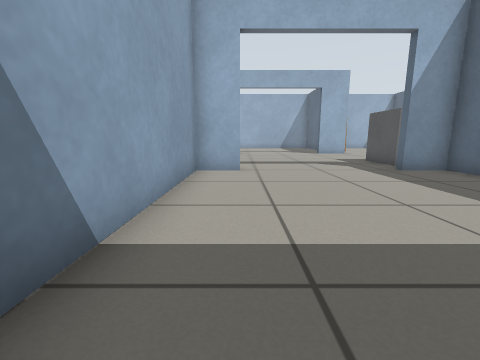
[1] (above)

24 first-person views from a walk through a Gazebo world. The camera is 0.5 m above the floor, tilts 10° down and sees 90° across. The floor is counted in squares, 0.5 m on a side. Each view is taken from the middle of a square. On the plan, view 1 faces up. The plan holds only what a view shows up to about 10 squares ahead; the rest is blank. Gazebo's built-in surfaces are drawn with simple patterns.

[2]
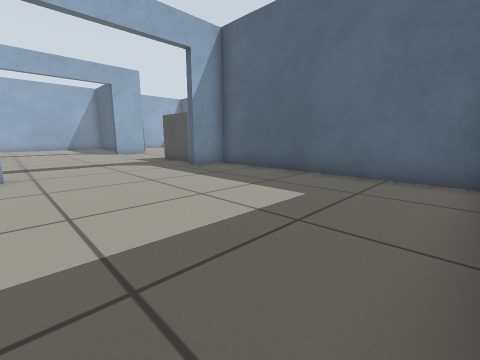

[3]
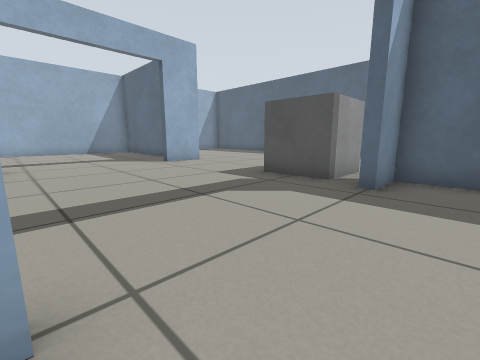

[4]
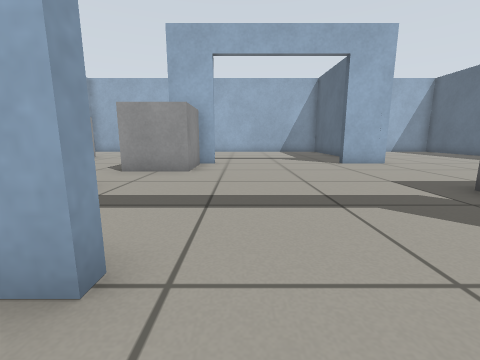

[5]
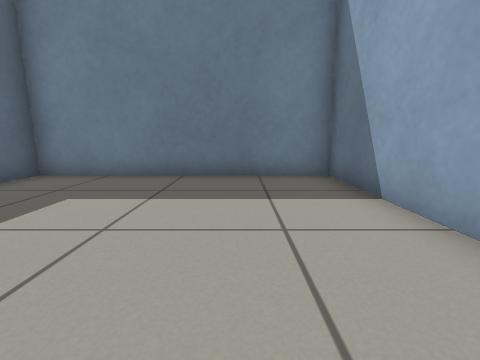

[6]
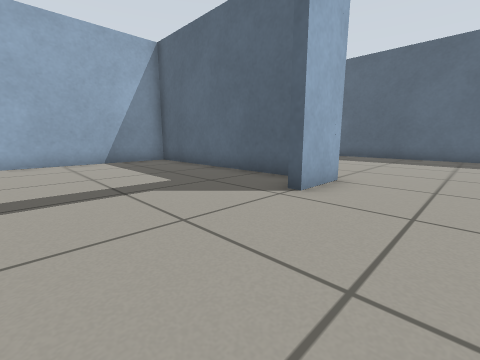

[7]
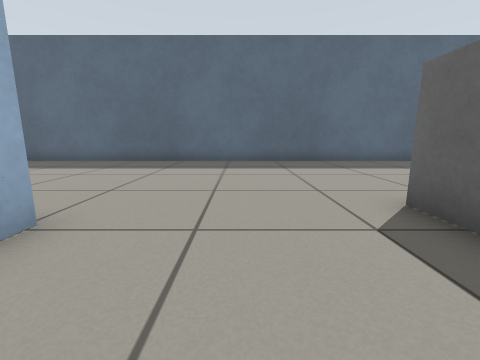

[8]
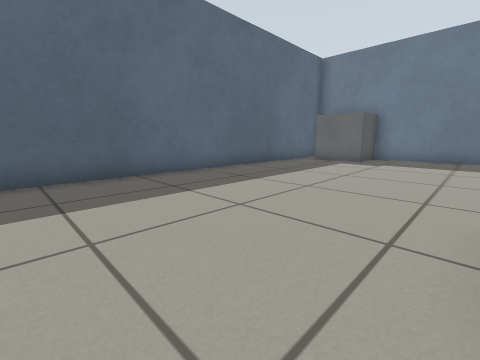

[9]
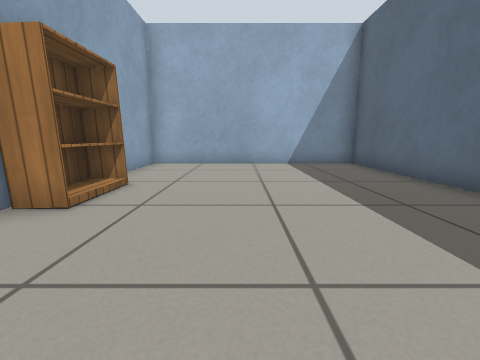

[10]
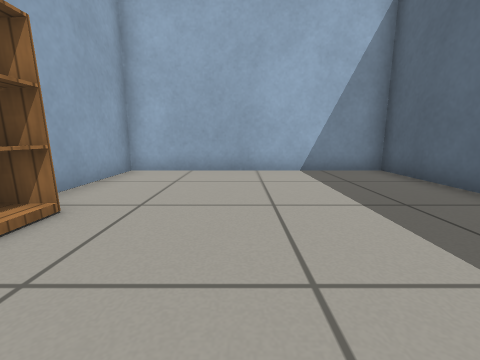

[11]
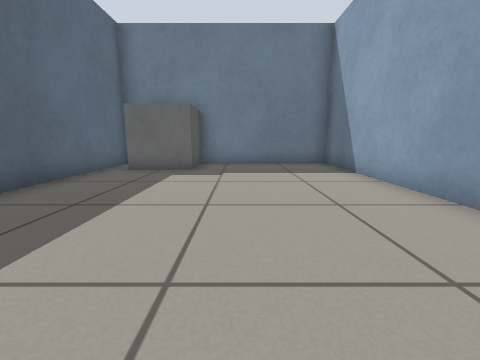

[12]
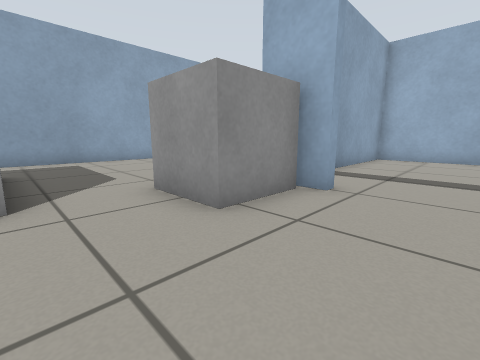

[13]
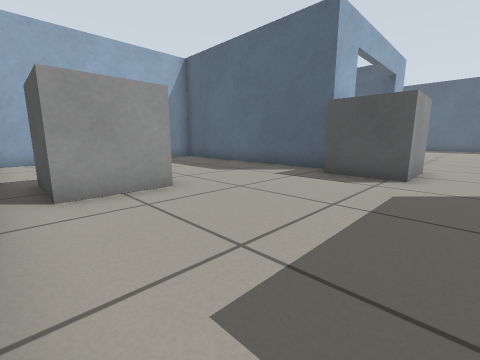

[14]
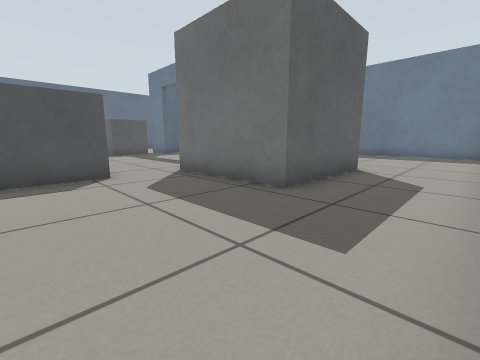

[15]
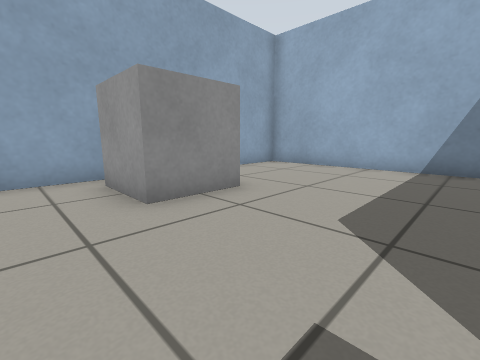

[16]
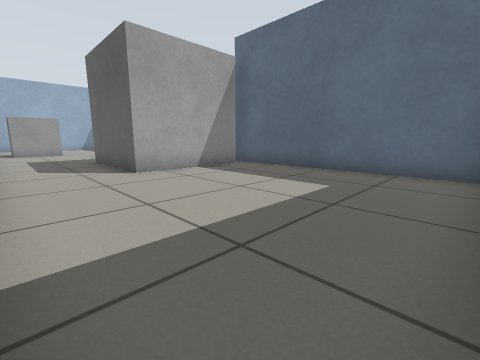

[17]
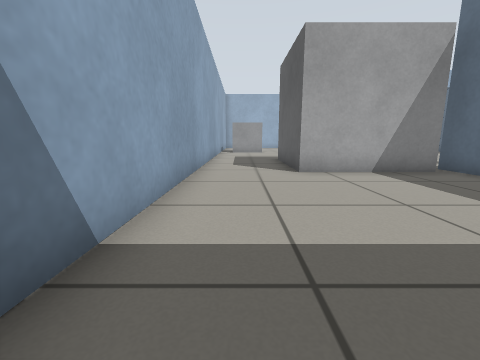

[18]
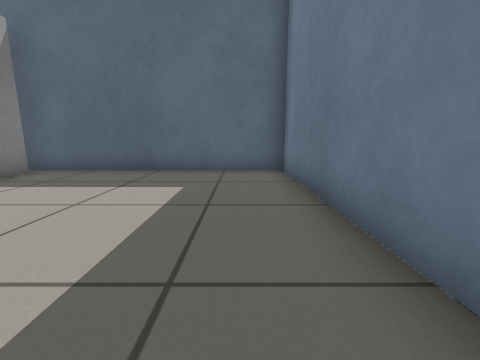

[19]
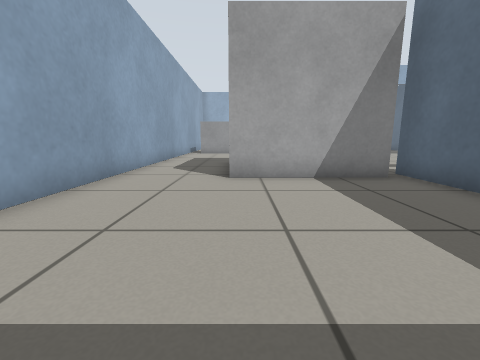

[20]
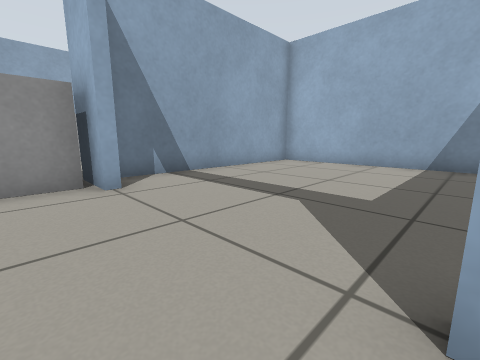

[21]
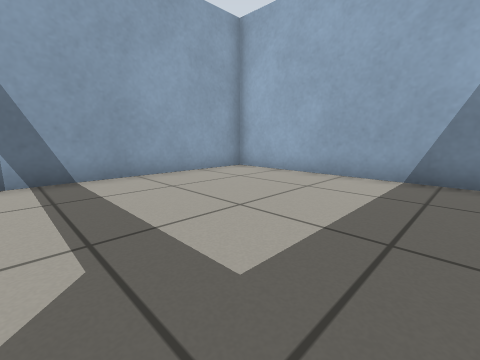

[22]
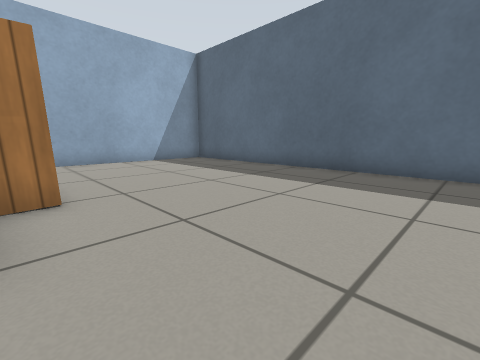

[23]
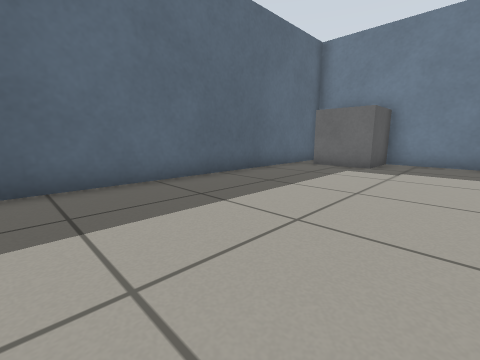

[24]
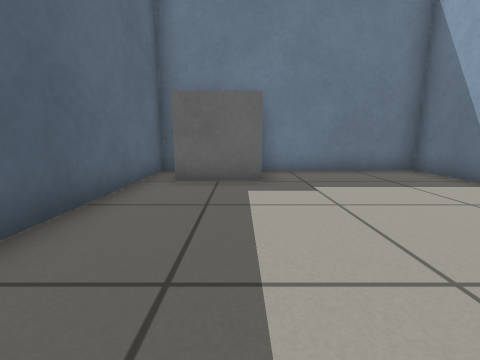

### Floor plan
Key: @ floor where view 1 was taken; # wall or solid block; . floor; D open door; B grey box; W wooden box; O other object.
Columns run from 10 left of view 1 to 15 right of it. Each row starts with its distance up from view 1.
 24 ##########################
 23 #.......#.......#........#
 22 #.......#.......#........#
 21 #.......#.......#........#
 20 #.......#.......##.......#
 19 #.......#........W.......#
 18 #.BB....#.......#W.......#
 17 #.BB....#.......#W.......#
 16 #.......##DDDDDD#........#
 15 #.......BBDDDDDD.........#
 14 #.......BB...............#
 13 #.......BB...............#
 12 #........................#
 11 #...OOOO.................#
 10 #...O   ........BB.......#
  9 #...O    .......BB.......#
  8 #...O   O#DDDDDD#........#
  7 #...OOOO#.DDDDDD#........#
  6 #.......#.......#........#
  5 #.......#.......#........#
  4 #.......#.......#........#
  3 #.......#.......#........#
  2 #.......#.......#........#
  1 #.......#.......#.....BB.#
  0  .......#.@.....#.....BB.#
 -1   ####################  ##

Where each view was taken, in squares from view 1:
view 1: 0 up, 0 right, facing up
view 2: 0 up, 0 right, facing up-right
view 3: 6 up, 0 right, facing up-right
view 4: 6 up, 1 right, facing up
view 5: 6 up, 1 right, facing down
view 6: 13 up, 1 right, facing up-right
view 7: 13 up, 4 right, facing right
view 8: 12 up, 8 right, facing down-right
view 9: 14 up, 10 right, facing up
view 10: 16 up, 10 right, facing up
view 11: 9 up, 10 right, facing down
view 12: 11 up, 2 right, facing up-left
view 13: 12 up, 9 left, facing up-right
view 14: 15 up, 9 left, facing down-right
view 15: 15 up, 3 left, facing up-left
view 16: 0 up, 9 left, facing up-right
view 17: 0 up, 8 left, facing up
view 18: 1 up, 9 left, facing right
view 19: 1 up, 6 left, facing up
view 20: 14 up, 5 right, facing up-left
view 21: 17 up, 5 right, facing up-left
view 22: 13 up, 7 right, facing up-right
view 23: 10 up, 9 right, facing down-right
view 24: 7 up, 12 right, facing down
